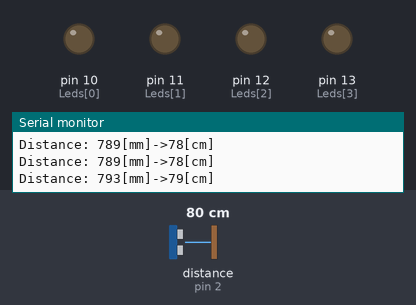
A sketch run on a simulated Arduino Uno, built with avr-gcc and run on an emulated ATmega328P. Parts: output pins drawn as LEDs (lit = HIGH), the last lines printed to the serial monitor. Wiring (inferred from the names in the program): ultrasonic range finder: trigger pin 3; echo pin 2. The test bench sets the inputs (shaded band); at power-on: distance to the obstacle (sensor on pin 2) 80 cm. The echo pulse lasts 58.3 µs per cm; pins used as bus, display or sensor lines are not drawn.

Above: at 1.3 s.
1.4 s: distance to the obstacle (sensor on pin 2) set to 10 cm
4.4 s: distance to the obstacle (sensor on pin 2) set to 7 cm
At 4.9 s:
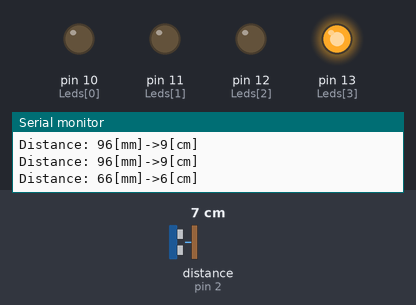
7.4 s: distance to the obstacle (sensor on pin 2) set to 10 cm
10.4 s: distance to the obstacle (sensor on pin 2) set to 13 cm
At 10.9 s:
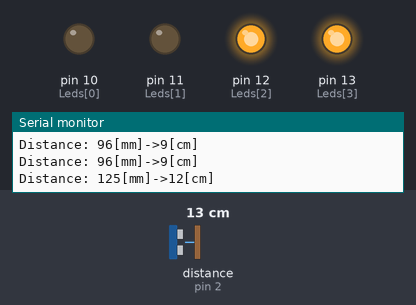
13.4 s: distance to the obstacle (sensor on pin 2) set to 2 cm
At 14.0 s:
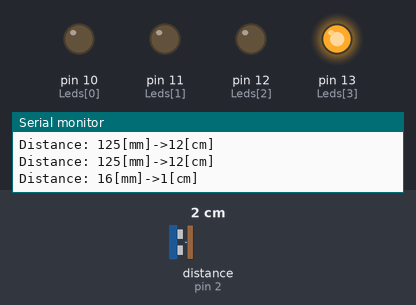
Timing chart, 0 to 16.4 s (numbered marks = the images above; inputs shaded):
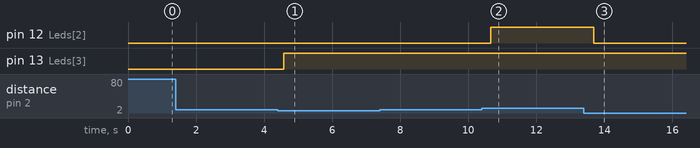

Measured:
- the behaviour switches between 9 and 8 cm on distance to the obstacle (sensor on pin 2) (found by bisection; images 0 and 1)
- the behaviour switches between 11 and 12 cm on distance to the obstacle (sensor on pin 2) (found by bisection; images 1 and 2)
- after the input at 4.4 s, pin 13 (Leds[3]): LOW → HIGH after 0.18 s
- after the input at 10.4 s, pin 12 (Leds[2]): LOW → HIGH after 0.25 s
- after the input at 13.4 s, pin 12 (Leds[2]): HIGH → LOW after 0.29 s

The sketch:

ultrasonic_practice.ino
```cpp
/*
초음파 센서 모듈 실습과제1
    초음파 센서(Trig/Echo)로 거리를 측정하여 시리얼 모니터에 출력하고, 거리 구간에 따라 LED 제어
      Trig 핀: 디지털 3번, Echo 핀: 디지털 2번
  트리거 펄스를 보낼 때마다 LED0을 짧게(5[msec]) 점멸시켜 측정 시점 표시
  pulseIn()으로 에코 신호 폭을 측정하여 거리(mm) 계산
    거리[mm] = 에코 펄스 폭 x 0.34 / 2 (음속 340[m/s] 기준)
      거리 150[mm] 이상 -> LED2, LED3 모두 off
  거리 110[mm] 이상 150[mm] 미만 -> LED2 on
  거리 80[mm] 이하 -> LED3만 on, 나머지 off
  측정할 때마다 거리를 [mm]와 [cm] 단위로 시리얼 모니터에 출력
  위의 동작 500[msec] 간격으로 무한 반복
*/

const int TrigPin =3;
const int EchoPin = 2;
const int Leds[4] = {10,11,12,13};

void setup() {
    Serial.begin(9600);
  while(!Serial);
  Serial.println("Hello! I am BetaGo");

  for(int i =0; i<4; i++){
    pinMode(Leds[i],OUTPUT);
  }

  pinMode(TrigPin,OUTPUT);
  pinMode(EchoPin, INPUT);
}

void loop() {
    unsigned long uEchoPulseWidth, uDistance;

  digitalWrite(Leds[0],HIGH);
  delay(5);
  digitalWrite(Leds[0],LOW);

  digitalWrite(TrigPin, HIGH);
  delayMicroseconds(10);
  digitalWrite(TrigPin,LOW);

  uEchoPulseWidth = pulseIn(EchoPin,HIGH);
  uDistance = uEchoPulseWidth *(340. / 1000 / 2);


  if(uDistance >=150){
    for(int i =0; i<4;i++){
      if((i==2)||(i==3)) digitalWrite(Leds[i],LOW);
    }
  }
  else if(uDistance >=110){
    for(int i =0; i<4;i++){
      if(i==2) digitalWrite(Leds[i],HIGH);
    }
  }
  else if(uDistance<=80){
    for(int i =0; i<4;i++){
      if(i==3) digitalWrite(Leds[i],HIGH);
      else digitalWrite(Leds[i],LOW);
    }
  }

  Serial.print("Distance: "); Serial.print(uDistance);
  Serial.print("[mm]->");Serial.print(uDistance/10); Serial.println("[cm]"); delay(500);

}
```
